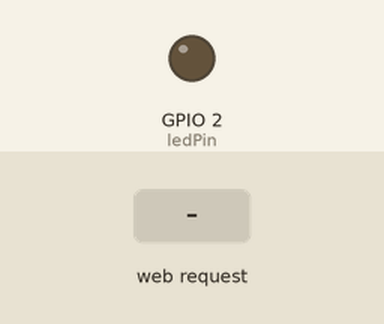
Bench run of a sketch on a simulated ESP32. Shown: output pins drawn as LEDs (lit = HIGH). The test bench sets the inputs (shaded band). WiFi joins after 1.5 s; servers stay silent unless stated; what the sketch prints to the serial monitor is not drawn.

Above: at 2.7 s.
2.8 s: HTTP request GET /H received
At 3.6 s:
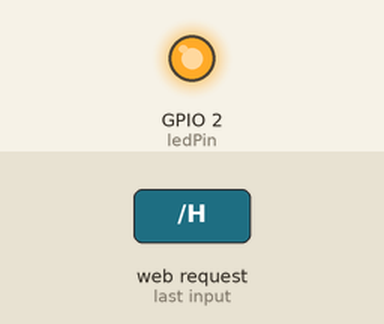
4.3 s: HTTP request GET /L received
At 4.7 s:
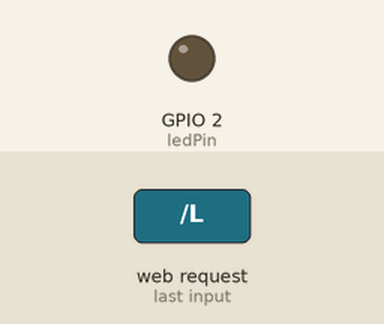
Timing chart, 0 to 7.3 s (numbered marks = the images above; inputs shaded):
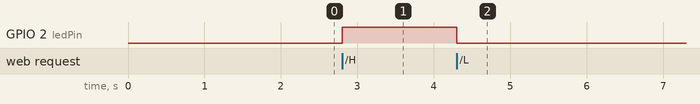

The sketch:

baittap1.ino
```cpp
#include <WiFi.h>

const char *ssid = "VJU Student";
const char *password = "studentVJU@2022";

NetworkServer server(80);
int ledPin =2;

void setup() {
  Serial.begin(115200);
  pinMode(ledPin, OUTPUT);  // set the LED pin mode

  delay(10);

  // We start by connecting to a WiFi network

  Serial.println();
  Serial.println();
  Serial.print("Connecting to ");
  Serial.println(ssid);

  WiFi.begin(ssid, password);

  while (WiFi.status() != WL_CONNECTED) {
    delay(500);
    Serial.print(".");
  }

  Serial.println("");
  Serial.println("WiFi connected.");
  Serial.println("IP address: ");
  Serial.println(WiFi.localIP());

  server.begin();
}

void loop() {
  NetworkClient client = server.accept();  // listen for incoming clients

  if (client) {                     // if you get a client,
    Serial.println("New Client.");  // print a message out the serial port
    String currentLine = "";        // make a String to hold incoming data from the client
    while (client.connected()) {    // loop while the client's connected
      if (client.available()) {     // if there's bytes to read from the client,
        char c = client.read();     // read a byte, then
        Serial.write(c);            // print it out the serial monitor
        if (c == '\n') {            // if the byte is a newline character

          // if the current line is blank, you got two newline characters in a row.
          // that's the end of the client HTTP request, so send a response:
          if (currentLine.length() == 0) {
            // HTTP headers always start with a response code (e.g. HTTP/1.1 200 OK)
            // and a content-type so the client knows what's coming, then a blank line:
            client.println("HTTP/1.1 200 OK");
            client.println("Content-type:text/html");
            client.println();

            // the content of the HTTP response follows the header:
            client.print("Click <a href=\"/H\">here</a> to turn the LED on pin 5 on.<br>");
            client.print("Click <a href=\"/L\">here</a> to turn the LED on pin 5 off.<br>");

            // The HTTP response ends with another blank line:
            client.println();
            // break out of the while loop:
            break;
          } else {  // if you got a newline, then clear currentLine:
            currentLine = "";
          }
        } else if (c != '\r') {  // if you got anything else but a carriage return character,
          currentLine += c;      // add it to the end of the currentLine
        }

        // Check to see if the client request was "GET /H" or "GET /L":
        if (currentLine.endsWith("GET /H")) {
          digitalWrite(ledPin, HIGH);  // GET /H turns the LED on
        }
        if (currentLine.endsWith("GET /L")) {
          digitalWrite(ledPin, LOW);  // GET /L turns the LED off
        }
      }
    }
    // close the connection:
    client.stop();
    Serial.println("Client Disconnected.");
  }
}
```

Measured:
- after the input at 2.8 s, GPIO 2 (ledPin): LOW → HIGH at once
- after the input at 4.3 s, GPIO 2 (ledPin): HIGH → LOW at once
